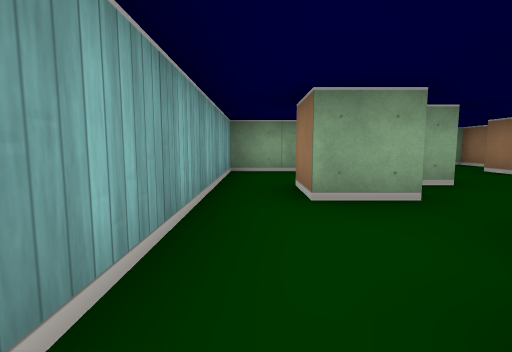
View 1 (above)

24 first-person views from a walk through a cub3D maze. The camera is about half as high as the walls, tilts 6° down and sees 85° across. The floor is counted in squares. Each view is taken from the middle of a square. On the plan, view 1 faces up. The plan holds only what a view shows up to about 9 squares ahead; the rest is blank.

View 2
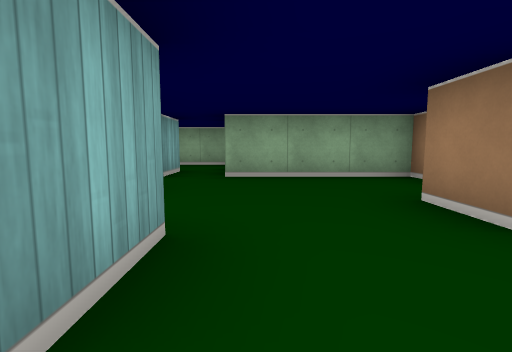

View 3
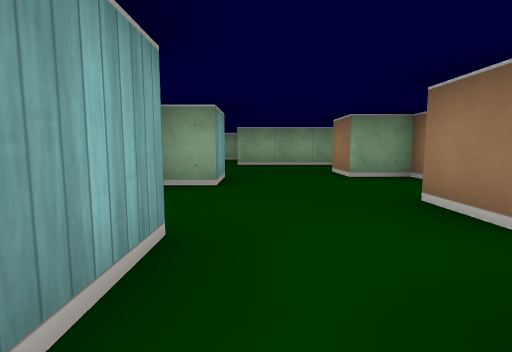

View 4
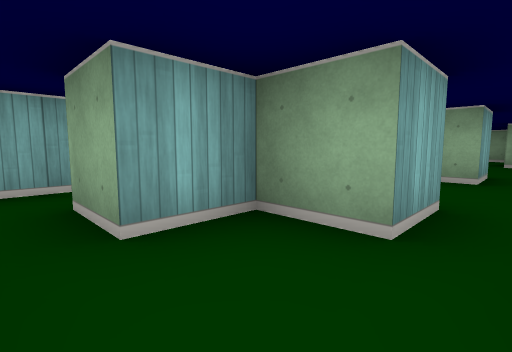

View 5
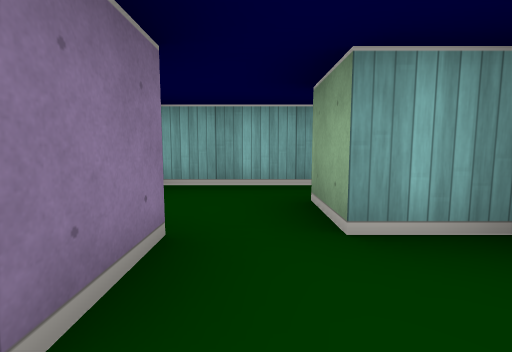

View 6
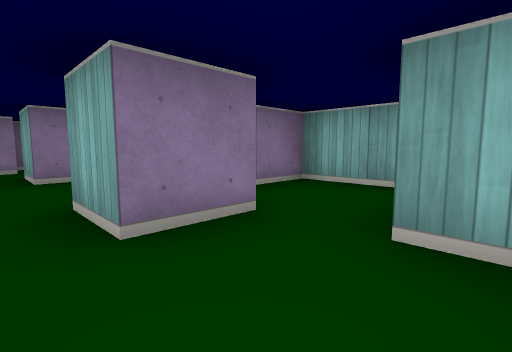

View 7
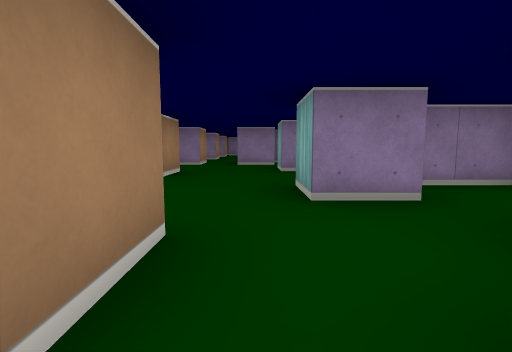

View 8
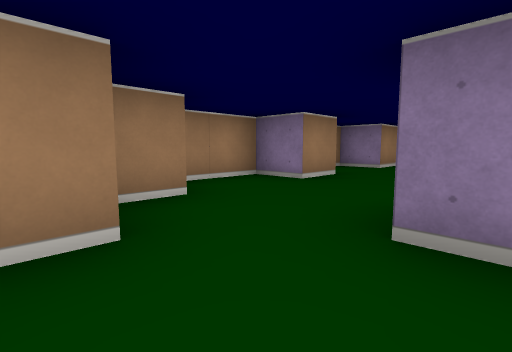

View 9
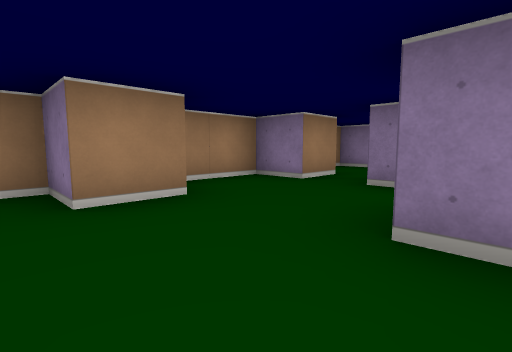

View 10
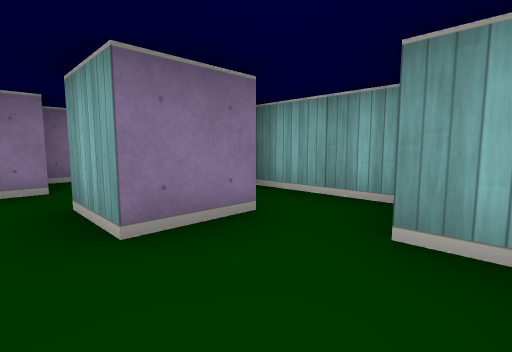

View 11
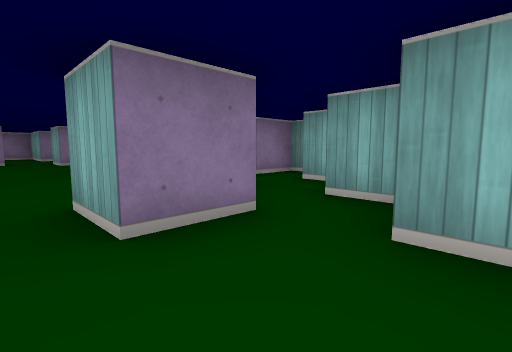

View 12
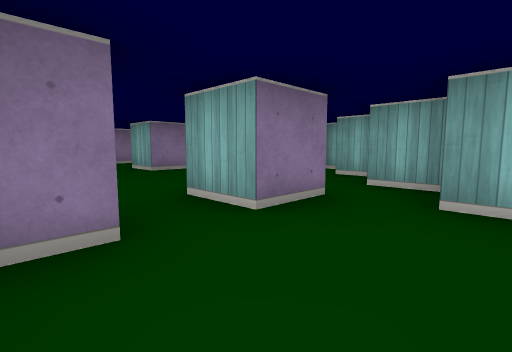

View 13
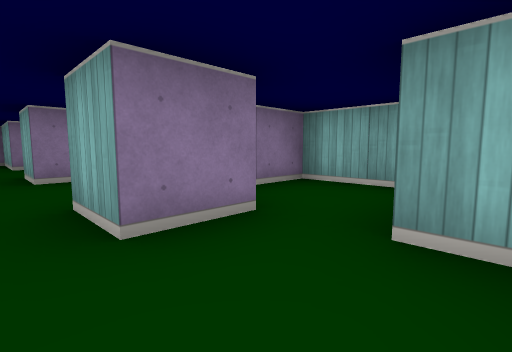

View 14
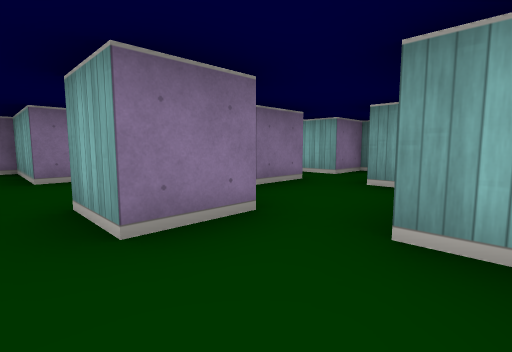

View 15
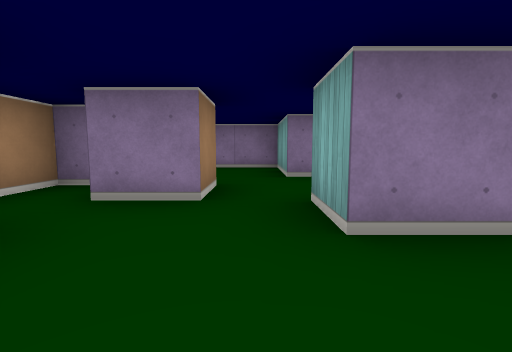

View 16
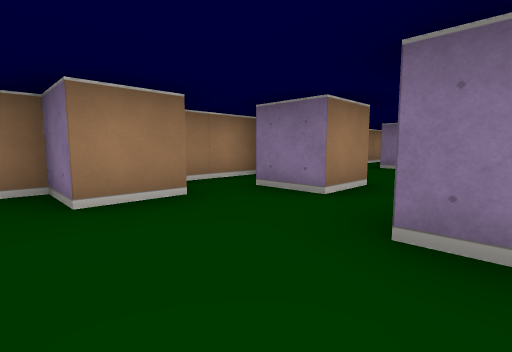

View 17
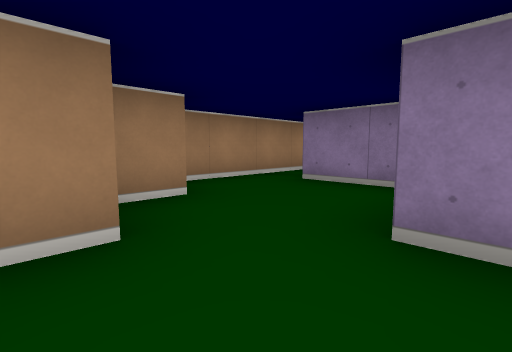

View 18
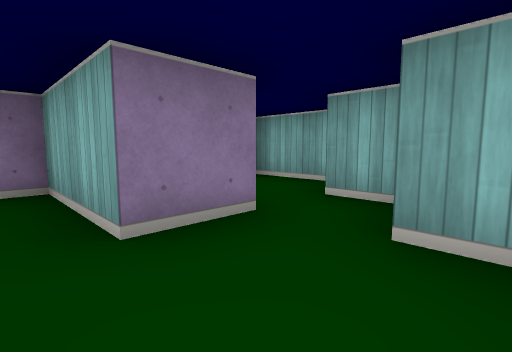

View 19
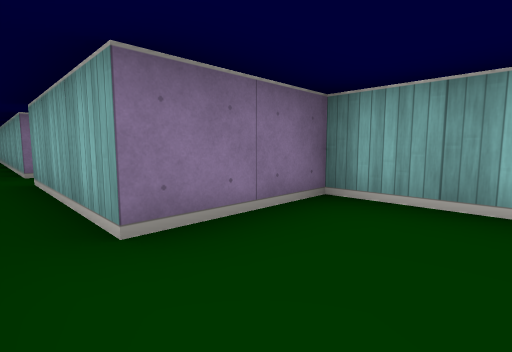

View 20
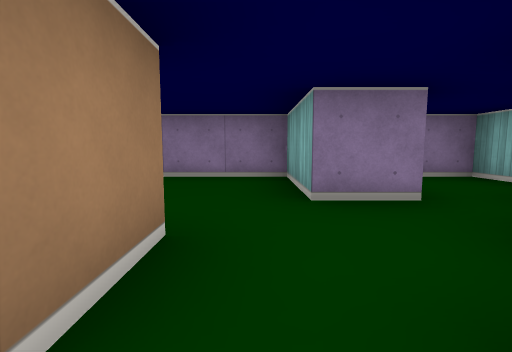

View 21
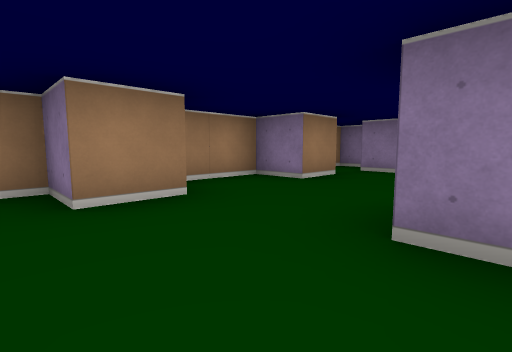

View 22
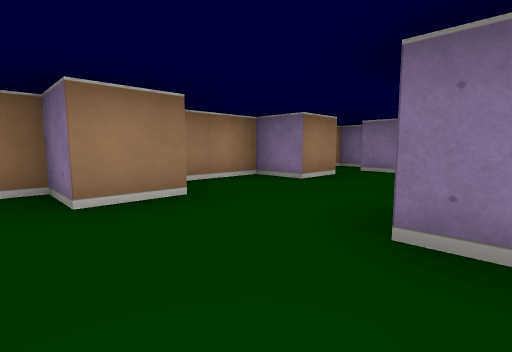

View 23
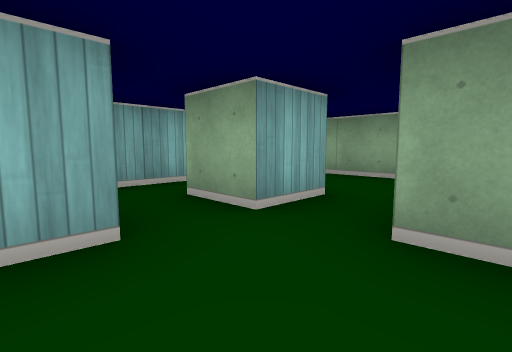

View 24
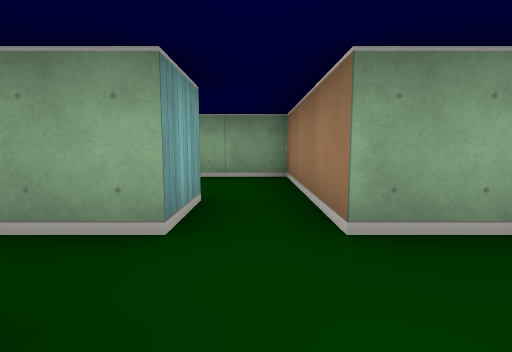

### Floor plan
Key: @ floor where view 1 was taken; # wall or solid block; . floor.
Columns run from 3 left of view 1 to 6 right of it. Each row starts with its distance up from view 1.
 11    ####
 10     ..#
  9     ..#
  8   #.#.####
  7   #......#
  6   ###....#
  5   #.....##
  4   #.##...#
  3   #.#....#
  2   #.....##
  1   #.##...#
  0   #@#..#.#
 -1   #....###
 -2   #.##...#
 -3   ###....#
 -4    #....##
 -5    ###...#
 -6    ##....#
 -7    ####.##
 -8    ###...#
 -9   ###....#
-10   #.....##
-11   #.##...#
-12   ###....#
-13   #.....##
-14 #...##...#
-15 ##.##..#.#
-16   ##...###
-17   #..#...#
-18   #..#...#
-19   ######.#
-20        #.#
-21        #.#
-22        ..
-23        #.
-24        #.
-25        #.
-26        #
-27        #
-28        #

Where each view was taken, in squares from view 1:
view 1: 0 up, 0 right, facing up
view 2: 3 up, 3 right, facing up
view 3: 0 up, 3 right, facing up
view 4: 1 down, 3 right, facing up-left
view 5: 1 down, 3 right, facing left
view 6: 0 up, 3 right, facing down-left
view 7: 1 up, 3 right, facing down
view 8: 0 up, 2 right, facing down-right
view 9: 3 down, 2 right, facing down-right
view 10: 3 down, 3 right, facing down-left
view 11: 5 down, 4 right, facing down-left
view 12: 5 down, 5 right, facing down-left
view 13: 9 down, 3 right, facing down-left
view 14: 12 down, 3 right, facing down-left
view 15: 12 down, 3 right, facing down
view 16: 12 down, 2 right, facing down-right
view 17: 15 down, 2 right, facing down-right
view 18: 15 down, 3 right, facing down-left
view 19: 17 down, 5 right, facing down-left
view 20: 14 down, 3 right, facing down
view 21: 9 down, 2 right, facing down-right
view 22: 6 up, 2 right, facing down-right
view 23: 6 up, 3 right, facing up-left
view 24: 6 up, 2 right, facing up
